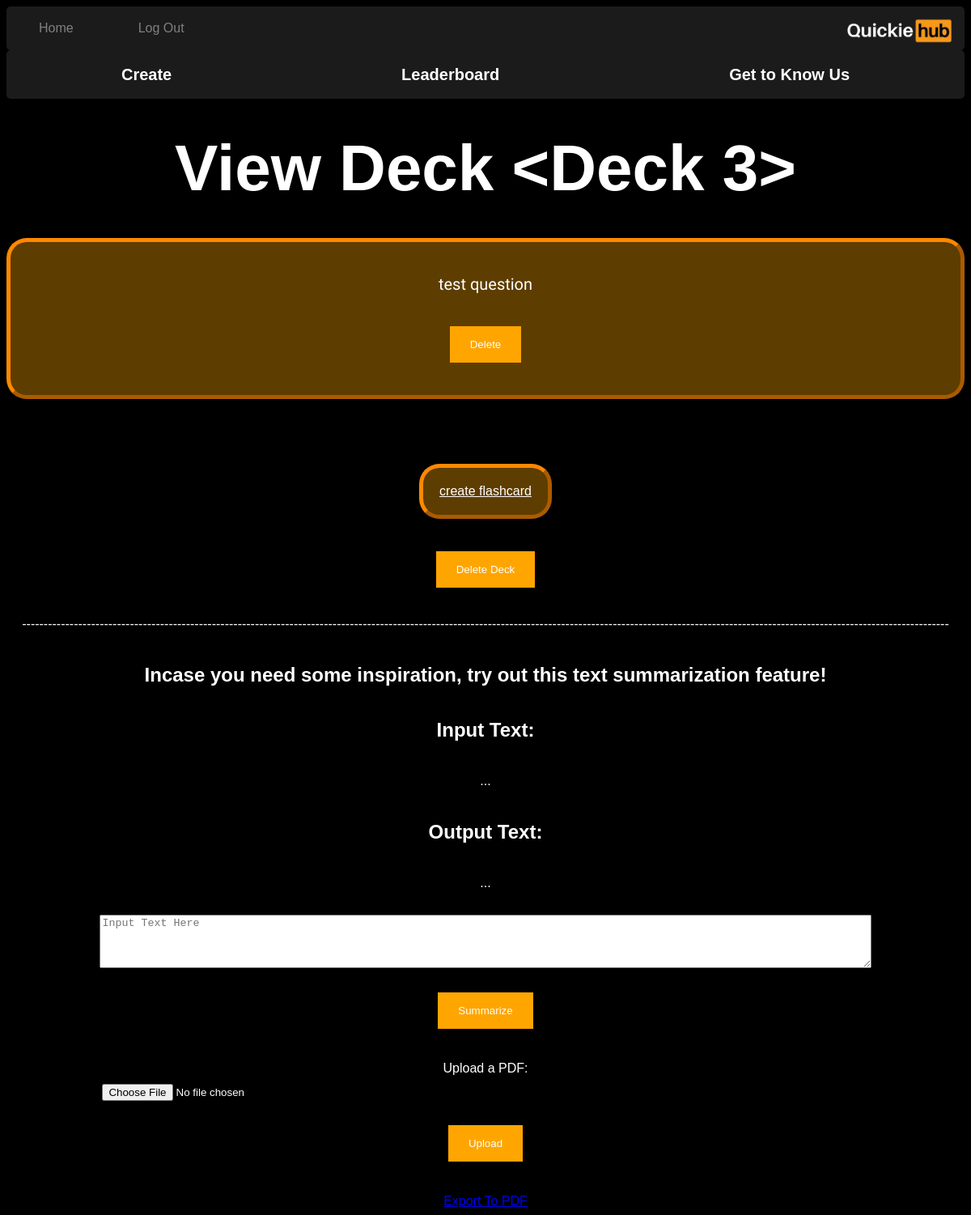
The page /flashcards/view_Deck/3 (signed in) on the database as committed earlier.
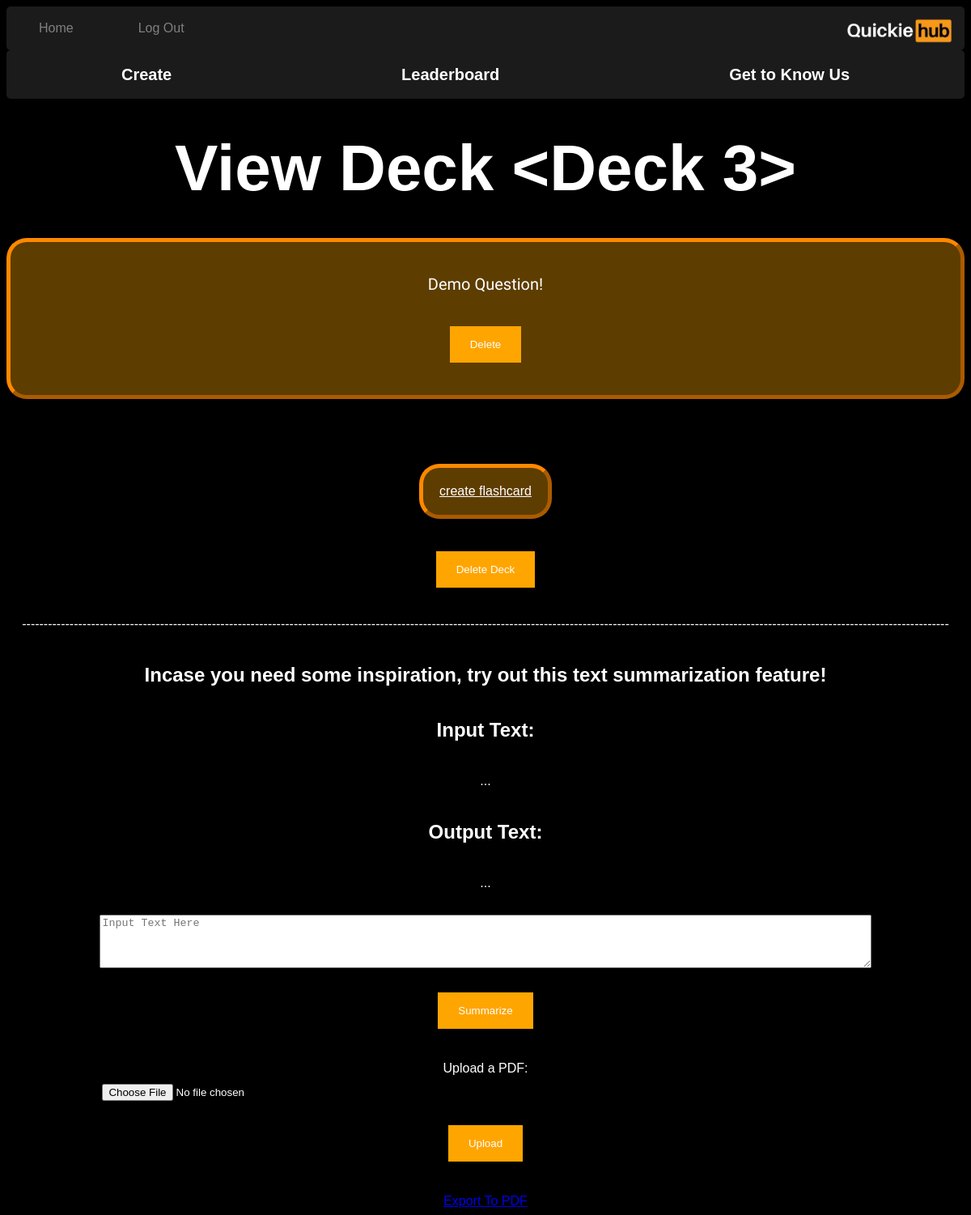
The same page on the database as committed later.
### app/flashCards/models.py (models this page shows, shortened)
class FlashCard(db.Model):
    id = db.Column(db.Integer, primary_key=True)
    question = db.Column(db.String(256), nullable=False)
    answer = db.Column(db.String(256), nullable=False)
    creator_id = db.Column(db.Integer, db.ForeignKey('user.id'), nullable=False)
    deck_id = db.Column(db.Integer, db.ForeignKey('deck.id'), nullable=False)
    creator = db.relationship('User', backref='flash_cards')

### app/flashCards/views.py (the view)
@flash_cards_blueprint.route('/view_Deck/<int:deck_id>', methods=['GET', 'POST'])
@login_required
def view_Deck(deck_id):
   deck = Deck.query.get_or_404(deck_id)
   flashcards = deck.flash_cards
   global global_output_text
   try:
        global global_input_text  # Use the global_input_text variable
        input_text = global_input_text
        output_text = ""
        if request.method == 'POST':
            input_text = request.form['input_text']
            print(input_text)
            output_text = generate(input_text)
            global_output_text = output_text
            print(output_text)
   except Exception as e:
        input_text = ""
        output_text = "An error has occoured. please try again"
        print(f"Main error: {e}")  # Print specific main error to console
   return render_template('flashCards/view_deck.html', deck=deck, flashcards=flashcards, output_text=output_text, input_text=input_text)# use this to diplay the correct set of flash cards

### templates/flashCards/view_deck.html (shortened to what this page needs)
{% extends "base.html" %}
{% block head %}
    <link rel="stylesheet" type="text/css" href="{{ url_for('static', filename='css/FC.css') }}">
{% endblock head %}
{% block body %}
    <h1>View Deck {{ deck }}</h1>
    {% for flashCard in flashcards %}
    <div class="flash-card" onclick="toggleCard(this)">
        <div class="front">
            <p>{{ flashCard.question }}</p>
        </div>
        <form action="{{ url_for('flash_cards.delete_FlashCard', flashcard_id=flashCard.id, deck_id=deck.id) }}" method="post" style="display:inline;">
            <button type="submit">Delete</button>
        </form>
    </div>
{% endfor %}
   <a class ="addCard" href ="{{ url_for('flash_cards.create_Flash_Cards', deck_id=deck.id) }}">create flashcard</a>
   <form action="{{ url_for('flash_cards.delete_deck', deck_id=deck.id) }}" method="post">
        <input type="submit" value="Delete Deck" class="delete-button" onclick="return confirm('Are you sure you want to delete this deck?');">
   </form>
   <p>-----------------------------------------------------------------------------------------------------------------------------------------------------------------------------------------------------------------------</p>
   <h2>Incase you need some inspiration, try out this text summarization feature! </h2>
   <h2>Input Text:</h2>
        <p>{{ input_text[:250] }}...</p>
    <h2>Output Text:</h2>
    {% if output_text %}
        <div><p>{{ output_text }}</p></div>
    {% else %}
        <div><p>...</p></div>
    {% endif %}
    <form method="post" class="summarize-form" action="{{ url_for('flash_cards.view_Deck', deck_id=deck.id) }}">
        <textarea placeholder="Input Text Here" name="input_text" rows="4" cols="30" class="summarize-form">{{ input_text }}</textarea>
        <button type="submit" class="summarize-button">Summarize</button>
    </form>
    <form action="{{ url_for('flash_cards.upload_file', deck_id=deck.id) }}" method="post" enctype="multipart/form-data" class="pdf-upload-form">
        <label for="pdf_file" class="upload-label">Upload a PDF:</label>
        <input type="file" name="pdf_file" id="pdf_file" class="pdf-file-input">
        <input type="submit" value="Upload" class="upload-button">
    </form>
    <a href="{{ url_for('flash_cards.export_to_pdf') }}" class="export_pdf-button">Export To PDF</a>
{% endblock body %}

Rows that differ between the two databases and show on the page:
changed FlashCard: question "test question" → "Demo Question!"
